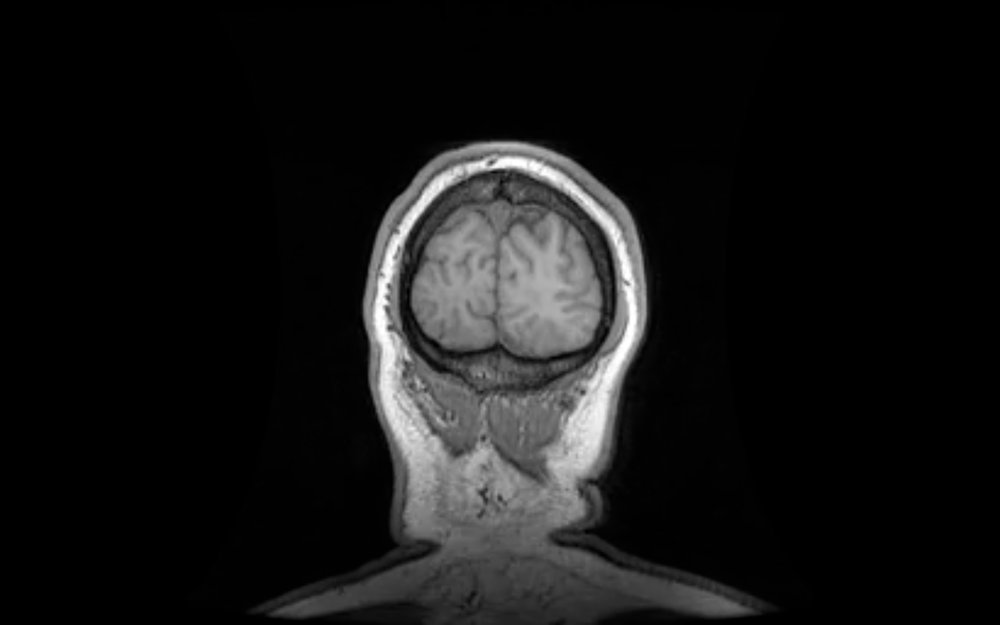
#> input picture experiments/Natural_EXP/pic/MRI.png, 1000 x 625 px, shrunk from 2880 x 1800 before the run; its folder holds only this picture in this run
$ python LCCC.py
#> lines starting #> are read from the running program, lines starting #| are printed output that depends on the picture
### prior_cs/algorithms/psi_fast.py
import numpy as np

def design_pinv_psi_fast(Phi, X):
    """
    [改进版] 计算最优传感矩阵 Psi。
    利用 Woodbury 恒等式将求逆复杂度从 O(M^3) 降低到 O(K^3)。

    公式变换:
    原公式: Psi = (A A^T + eps*I)^-1 A X^T
    新公式: Psi = A (A^T A + eps*I)^-1 X^T

    其中 A = Phi * X
    """
    # 1. 维度处理
    if X.ndim == 1:
        X = X.reshape(-1, 1)

    N, K = X.shape
    M, _ = Phi.shape

    # 2. 计算 A = Phi * X (M x K)
    # 这一步将高维信号降维到测量域
    A = np.dot(Phi, X)

    # 3. 计算核矩阵 G = A^T * A (K x K)
    # [核心优势] 这里的 G 非常小，例如 15x15，而原方法是 256x256
    G = np.dot(A.T, A)

    # 4. 正则化参数 (自适应)
    # 避免矩阵奇异
    trace_val = np.trace(G)
    if trace_val > 0:
        epsilon = 1e-6 * trace_val / K
    else:
        epsilon = 1e-6

    # 5. 求逆 (K x K)
    # 速度极快
    try:
        Q = np.linalg.inv(G + epsilon * np.eye(K))
    except np.linalg.LinAlgError:
        Q = np.linalg.pinv(G + epsilon * np.eye(K))

    # 6. 组合最终的 Psi (M x N)
    # Psi = A * Q * X^T
    # 注意乘法顺序以减少计算量：先算 (X @ Q)，结果是 (N, K)
    # 再算 A @ ...
    # 但根据你的 OMP，你需要的是 Psi，使得 Psi.T @ r 近似 x
    # 原代码 Psi = (AA^T)^-1 A X^T
    # 变换后 Psi = A (A^T A)^-1 X^T = A Q X^T

    # 我们先计算中间项，避免生成巨大的中间矩阵
    # part1 = A @ Q  -> (M, K)
    part1 = np.dot(A, Q)

    # Psi = part1 @ X.T -> (M, N)
    Psi = np.dot(part1, X.T)

    return Psi

### experiments/Natural_EXP/LCCC.py
import numpy as np
import matplotlib.pyplot as plt
from scipy.linalg import pinv
from scipy.fftpack import dctn
import os
import warnings
import random
from skimage.color import rgb2gray
from skimage.util import view_as_blocks

# --- Import your custom library ---
from prior_cs.algorithms.psi_fast import design_pinv_psi_fast

warnings.filterwarnings('ignore')

# ==========================================
# 0. Data & Transform Utilities (Updated)
# ==========================================

def perform_2d_dct_flatten(patches):
    """
    输入: 空间域 patches, shape (num_patches, 8, 8)
    输出: DCT域扁平向量, shape (64, num_patches)
    """
    # 1. 对每个 patch 做 2D DCT
    # axes=(1, 2) 表示在后两个维度（H, W）上做变换
    patches_dct = dctn(patches, axes=(1, 2), norm='ortho')

    # 2. 拉平为 (num_patches, 64)
    patches_flat = patches_dct.reshape(patches.shape[0], -1)

    # 3. 转置为 (N, L) -> (64, num_patches) 以符合 CS 习惯
    return patches_flat.T

def load_random_image_patch_data(pic_dir='pic', patch_size=8, r_prior=1, r_test=2):
    """
    从 pic/ 文件夹随机读取图像，并构造 Training (Prior) 和 Testing 数据
    设定:
      - Train: 中心点周围 3x3 (r_prior=1)
      - Test: 中心点周围 5x5 (r_test=2), 排除 Train 区域 (或者排除中心点)
      *注: 根据你的描述，测试是更大邻域，这里我们设定测试集为 5x5 区域中除去中心点
    """
#> called with pic_dir = 'pic', patch_size = 8, r_prior = 1, r_test = 2
    # 1. 读取图像
    if not os.path.exists(pic_dir):
        # Fallback: 生成合成图像 (Zone Plate)
        print(f"[Warning] '{pic_dir}' not found. Using synthetic image.")
        x = np.linspace(-10, 10, 256)
        X, Y = np.meshgrid(x, x)
        R = np.sqrt(X**2 + Y**2)
        img = (np.sin(R) + 1) / 2
    else:
        files = [f for f in os.listdir(pic_dir) if f.lower().endswith(('.png', '.jpg', '.bmp', '.jpeg'))]
        if not files:
            raise FileNotFoundError(f"No images found in {pic_dir}")
        fname = random.choice(files)
        # print(f"  -> Selected image: {fname}")
        img = plt.imread(os.path.join(pic_dir, fname))
#> img is the input picture: shape (625, 1000, 4) float32; mean R, G, B, A 0.0835, 0.0835, 0.0835, 1
        if img.ndim == 3:
            img = rgb2gray(img)
#> img: shape (625, 1000) float32
        # 归一化
        img = img.astype(np.float32)
        img /= (img.max() + 1e-12)

    # 2. 裁剪图像以适应 patch_size
    h, w = img.shape
#> h = 625; w = 1000
    h_new = (h // patch_size) * patch_size
#> h_new = 624
    w_new = (w // patch_size) * patch_size
#> w_new = 1000
    img = img[:h_new, :w_new]
#> img: shape (624, 1000) float32

    # 3. 分块 (H_grid, W_grid, 8, 8)
    blocks = view_as_blocks(img, (patch_size, patch_size))
    Ny, Nx, _, _ = blocks.shape
#> Ny = 78; Nx = 125

    # 4. 随机选择一个中心点 (确保有足够的边缘做邻域)
    margin = max(r_prior, r_test)
    if Ny <= 2 * margin or Nx <= 2 * margin:
        raise ValueError("Image too small for the requested neighborhood radius.")

    cy = random.randint(margin, Ny - margin - 1)
#> cy = 55
    cx = random.randint(margin, Nx - margin - 1)
#> cx = 7

    # 5. 提取 Prior 数据 (X_train): r_prior 邻域 (通常 3x3)
    # 你的描述: "先验数据来自中心 patch 的局部邻域"
    train_patches = []
    for dy in range(-r_prior, r_prior + 1):
        for dx in range(-r_prior, r_prior + 1):
            # 包含中心点作为先验的一部分，或者不包含？通常包含能更好捕捉局部特征
            train_patches.append(blocks[cy + dy, cx + dx])
#> after the loop, train_patches = 9 items

    # 6. 提取 Test 数据 (X_test): r_test 邻域 (通常 5x5)
    # 你的描述: "测试 patch 来自更大空间邻域... 中心 patch 不参与测试"
    test_patches = []
    for dy in range(-r_test, r_test + 1):
        for dx in range(-r_test, r_test + 1):
            if dy == 0 and dx == 0: continue # 排除中心点，避免“作弊”
            # 也可以排除掉 X_train 已经用过的点，看具体设定。
            # 这里按照通常设定：测试集是更大的范围，除去中心信号本身。
            test_patches.append(blocks[cy + dy, cx + dx])
#> after the loop, test_patches = 24 items

    X_train_spatial = np.array(train_patches) # (L_train, 8, 8)
    X_test_spatial = np.array(test_patches)   # (L_test, 8, 8)

    # 7. 转到 DCT 域并拉平
    X_train = perform_2d_dct_flatten(X_train_spatial)
    X_test = perform_2d_dct_flatten(X_test_spatial)
#> in perform_2d_dct_flatten (call 2), `patches_flat = patches_dct.reshape(patches.shape[0], -1)`: patches_flat: shape (24, 64) float32; every value is 0
#> X_test: shape (64, 24) float32; every value is 0

    return X_train, X_test

# ==========================================
# 1. POCS Algorithm (Paper Method)
# ==========================================

def compute_mu_bound(M, N):
    if M >= N: return 0
    return np.sqrt((N - M) / (M * (N - 1)))

def get_psi_paper_pocs(Phi, max_iter=50, tol=1e-6):
#> called with Phi = array of shape (6, 64), max_iter = 30, tol = 1e-06
    M, N = Phi.shape
    mu = compute_mu_bound(M, N)
    Phi_pinv = pinv(Phi)
    P_G = Phi_pinv @ Phi
    G = Phi.T @ Phi

    for _ in range(max_iter):
        G_prev = G.copy()
        H = G.copy()
        np.fill_diagonal(H, 1.0)
        mask = ~np.eye(N, dtype=bool)
        H[mask] = np.clip(H[mask], -mu, mu)
        G = H @ P_G
        if np.linalg.norm(G - G_prev, 'fro') < tol: break

    Psi_T = H @ Phi_pinv
    Psi = Psi_T.T
    Psi = Psi / (np.linalg.norm(Psi, axis=0, keepdims=True) + 1e-10)
    return Psi

# ==========================================
# 2. Main Experiment
# ==========================================

def run_experiment():
    # --- Settings ---
    # N=64 (8x8 patch), K 不宜过大
    NUM_TRIALS = 50
    CR_list = [0.1, 0.2, 0.3]
    K_values = np.arange(2, 17, 2) # K: 2, 4, ..., 16

    # 确保 pic 文件夹存在，否则无法运行
    if not os.path.exists('pic'):
        os.makedirs('pic')
        print("[Info] Created 'pic/' folder. Please put some images in it.")
        # 创建一个简单的 dummy 图片以防报错
        dummy = np.random.rand(128, 128)
        plt.imsave('pic/dummy_noise.png', dummy, cmap='gray')

    final_results = {}

    for CR in CR_list:
        N = 64 # 8x8 patches fixed
        M = int(N * CR)
        if M < 1: M = 1 # 防止 M=0

        print(f"\n=== Processing CR: {CR} (M={M}, N={N}) ===")

        res_weighted = np.zeros((NUM_TRIALS, 3, len(K_values)))

        for t in range(NUM_TRIALS):
            # [关键] 每次 Trial 重新随机读取一张图片的一个 patch 区域
            # 这模拟了 Image-Adaptive / Self-Prior 的过程
            try:
                X_train, X_test = load_random_image_patch_data(pic_dir='pic')
            except Exception as e:
                print(f"Data loading error: {e}")
                continue

            # 1. Measurement Matrix
            Phi = np.random.randn(M, N)
            Phi = Phi / np.linalg.norm(Phi, axis=0, keepdims=True)

            # 2. Design Sensing Matrices
            # (A) Baseline
            Psi_base = Phi.copy()

            # (B) Paper (POCS) - Data Blind
            Psi_paper = get_psi_paper_pocs(Phi, max_iter=30)

            # (C) Proposed - Data Driven (利用 3x3 邻域先验)
            # 注意: X_train 只有 9 个样本，协方差矩阵秩不足
            # design_pinv_psi_fast 内部必须有正则化 (lambda * I)
            # 此处我们假设你的库函数处理好了，或者它就是 (Phi R Phi^T + lam I)^-1 Phi R
            Psi_prop = design_pinv_psi_fast(Phi, X_train)
#> in design_pinv_psi_fast, `trace_val = np.trace(G)`: trace_val = 0
            Psi_prop = Psi_prop / (np.linalg.norm(Psi_prop, axis=0, keepdims=True) + 1e-10)

            # 3. Abs Gram Matrices
            AbsG_base = np.abs(Psi_base.T @ Phi)
            AbsG_paper = np.abs(Psi_paper.T @ Phi)
            AbsG_prop = np.abs(Psi_prop.T @ Phi)
#> AbsG_prop: shape (64, 64) float64; every value is 0

            # 4. Evaluation Loop on X_test (5x5 neighborhood excluding center)
            # X_test shape: (64, 24)

            for k_idx, K in enumerate(K_values):
                w_vals = np.zeros((3, X_test.shape[1]))

                for i in range(X_test.shape[1]):
                    x_raw = X_test[:, i]
                    x = x_raw.copy()

                    # --- [关键步骤 1] 去除 DC 分量 ---
                    # 2D DCT 后，DC 分量是第 0 个元素
                    x[0] = 0

                    if np.all(x == 0): continue

                    # --- [关键步骤 2] 获取真实的大系数 (Real Coefficients) ---
                    idx_sorted = np.argsort(np.abs(x))
                    Gamma = idx_sorted[-K:] # Support

                    # 取出真实的系数幅值
                    x_gamma = np.abs(x[Gamma])

                    # Non-support
                    mask = np.ones(N, dtype=bool)
                    mask[Gamma] = False
                    Gamma_c = np.where(mask)[0]

                    # --- [关键步骤 3] 计算加权最大干扰 ---
                    # Metric: max_{i not in Gamma} sum_{j in Gamma} |G_ij| * |x_j|

                    # Base
                    interf_vec_base = AbsG_base[Gamma_c][:, Gamma] @ x_gamma
                    w_vals[0, i] = np.max(interf_vec_base)

                    # Paper
                    interf_vec_paper = AbsG_paper[Gamma_c][:, Gamma] @ x_gamma
                    w_vals[1, i] = np.max(interf_vec_paper)

                    # Proposed
                    interf_vec_prop = AbsG_prop[Gamma_c][:, Gamma] @ x_gamma
                    w_vals[2, i] = np.max(interf_vec_prop)

                # 对当前 Trial 的所有测试 patch 取平均
                res_weighted[t, :, k_idx] = np.mean(w_vals, axis=1)

        # 对所有 Trial 取平均
        final_results[CR] = np.mean(res_weighted, axis=0)

    # --- Plotting ---
    fig, axes = plt.subplots(1, 3, figsize=(18, 5))

    styles = [
        {'c': 'gray', 'ls': '--', 'm': 'o', 'lbl': 'Baseline'},
        {'c': 'blue', 'ls': '-', 'm': 's', 'lbl': 'Paper (POCS)'},
        {'c': 'red', 'ls': '-', 'm': '^', 'lbl': 'Proposed (Ours)'}
    ]

    for idx, CR in enumerate(CR_list):
        ax = axes[idx]
        res = final_results[CR]

        for m_id in range(3):
            ax.plot(K_values, res[m_id],
                    color=styles[m_id]['c'], linestyle=styles[m_id]['ls'],
                    marker=styles[m_id]['m'], label=styles[m_id]['lbl'],
                    linewidth=2, alpha=0.8)

        ax.set_title(f'CR = {CR}\nEffective Weighted Interference', fontsize=13)
        ax.set_xlabel('Sparsity K')
        ax.grid(True, linestyle=':', alpha=0.6)

        if idx == 0:
            ax.set_ylabel(r'Max Weighted Interference')
            ax.legend(fontsize=10)

    plt.suptitle('Natural Image Patch Analysis (Self-Prior): Proposed Method Minimizes Real Interference', fontsize=16)
    plt.tight_layout()

    save_file = "weighted_interference_natural_patches.png"
    plt.savefig(save_file, dpi=300)
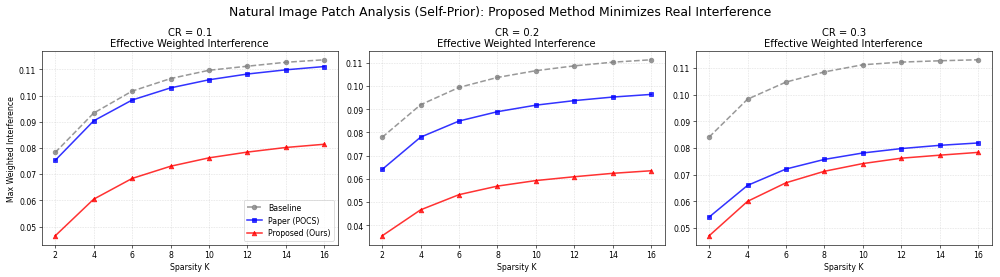
#> figure drawn by matplotlib, 3 panels
    plt.show()

    print(f"[Done] Saved to {save_file}")
    print("Interpretation: In this self-prior setting, Proposed method adapts to the local")
    print("frequency structures (edges/textures) of the image patch, significantly reducing")
    print("interference where the signal energy is actually concentrated.")

if __name__ == "__main__":
    run_experiment()
